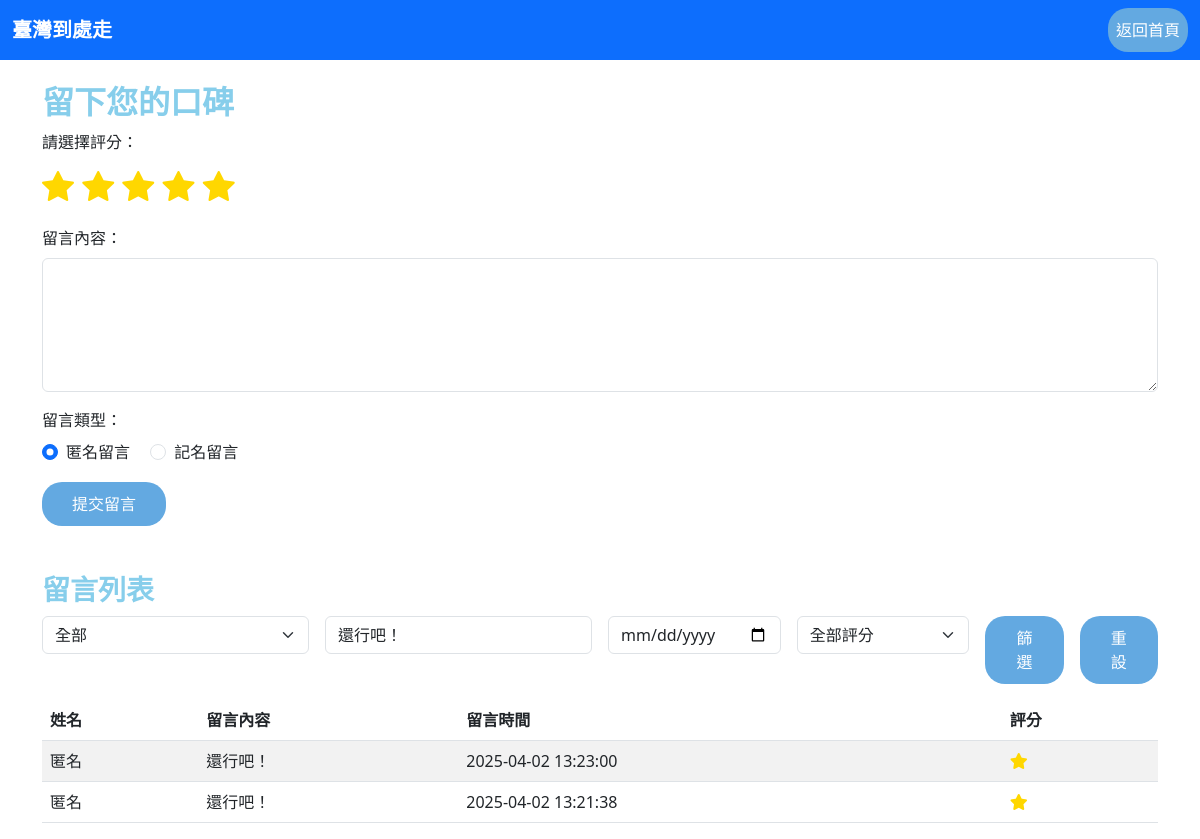
The app's page /submit_testimonial.php?filter_message=還行吧！ with its own data.
### tables this page shows
CREATE TABLE `testimonials` (
  `id` int(11) NOT NULL,
  `name` varchar(255) NOT NULL,
  `message` text NOT NULL,
  `created_at` datetime DEFAULT current_timestamp(),
  `rating` int(1) DEFAULT 0
);

### submit_testimonial.php (the view, shortened to what this page needs)
<?php
$db_host = 'localhost';
$db_user = 'root';
$db_pass = '';
$db_name = 'taiwan_travel';
$mysqli = new mysqli($db_host, $db_user, $db_pass, $db_name);
$where = [];
$params = [];
$types = "";
if (!empty($_GET['filter_message'])) {
    $where[] = "message LIKE ?";
    $params[] = "%" . $_GET['filter_message'] . "%";
    $types .= "s";
}
$sql = "SELECT name, message, created_at, rating FROM testimonials";
if ($where) {
    $sql .= " WHERE " . implode(" AND ", $where);
}
$sql .= " ORDER BY created_at DESC";
$stmt = $mysqli->prepare($sql);
if ($params) {
    $bind_names = [];
    $bind_names[] = $types;
    foreach ($params as $key => $value) {
        $bind_names[] = &$params[$key];
    }
    call_user_func_array([$stmt, 'bind_param'], $bind_names);
}
$stmt->execute();
$result = $stmt->get_result();
$testimonials = $result->fetch_all(MYSQLI_ASSOC);
?>
<!DOCTYPE html>
<html lang="zh-TW">
<head>
  <link href="https://cdn.jsdelivr.net/npm/bootstrap@5.3.0/dist/css/bootstrap.min.css" rel="stylesheet">
  <link href="https://cdn.jsdelivr.net/npm/bootstrap-icons/font/bootstrap-icons.css" rel="stylesheet">
  <link href="https://cdnjs.cloudflare.com/ajax/libs/font-awesome/6.0.0-beta3/css/all.min.css" rel="stylesheet">
</head>
<body>
  <nav class="navbar navbar-expand-lg navbar-dark bg-primary">
    <div class="container-fluid">
      <a class="navbar-brand" href="#">臺灣到處走</a>
      <div class="collapse navbar-collapse justify-content-end" id="navbarNav">
        <ul class="navbar-nav">
          <li class="nav-item">
            <a class="nav-link btn btn-primary text-white" href="index.php">返回首頁</a>
          </li>
        </ul>
      </div>
    </div>
  </nav>
  <div class="container mt-4">
    <h2>留下您的口碑</h2>
    <form action="submit_testimonial.php" method="POST">
      <div class="mb-3">
        <label class="form-label">請選擇評分：</label>
        <div id="starRating" class="star-rating">
          <i class="bi bi-star" data-value="1"></i>
          <i class="bi bi-star" data-value="2"></i>
          <i class="bi bi-star" data-value="3"></i>
          <i class="bi bi-star" data-value="4"></i>
          <i class="bi bi-star" data-value="5"></i>
        </div>
      </div>
      <div class="mb-3">
        <label for="message" class="form-label">留言內容：</label>
        <textarea class="form-control" name="message" id="message" rows="5" required></textarea>
      </div>
      <div class="mb-3">
        <label class="form-label">留言類型：</label><br>
        <div class="form-check form-check-inline">
          <input class="form-check-input" type="radio" name="message_option" id="anonymous" value="anonymous" checked>
          <label class="form-check-label" for="anonymous">匿名留言</label>
        </div>
        <div class="form-check form-check-inline">
          <input class="form-check-input" type="radio" name="message_option" id="named" value="named">
          <label class="form-check-label" for="named">記名留言</label>
        </div>
      </div>
      <button type="submit" class="btn btn-primary">提交留言</button>
    </form>
    <div class="mt-5">
      <h3>留言列表</h3>
      <form id="filterForm" class="row g-3 mb-3" method="GET" action="submit_testimonial.php">
        <div class="col-md-3">
          <select name="filter_name" class="form-select">
            <option value="">全部</option>
          </select>
        </div>
        <div class="col-md-3">
          <input type="text" id="filter_message" name="filter_message" class="form-control" placeholder="依內容篩選" value="<?php echo isset($_GET['filter_message']) ? htmlspecialchars($_GET['filter_message']) : ''; ?>">
        </div>
        <div class="col-md-2">
          <input type="date" name="filter_created_at" class="form-control" placeholder="篩選該日期以前" value="<?php echo isset($_GET['filter_created_at']) ? htmlspecialchars($_GET['filter_created_at']) : ''; ?>">
        </div>
        <div class="col-md-2">
            <select name="filter_rating" class="form-select">
                <option value="">全部評分</option>
            </select>
        </div>
        <div class="col-md-1">
          <button type="submit" class="btn btn-secondary w-100">篩選</button>
        </div>
        <div class="col-md-1">
          <button type="button" class="btn btn-warning w-100" onclick="window.location.href='submit_testimonial.php'">重設</button>
        </div>
      </form>
      <table class="table table-striped">
        <thead>
          <tr>
            <th>姓名</th>
            <th>留言內容</th>
            <th>留言時間</th>
            <th>評分</th>
          </tr>
        </thead>
        <tbody>
          <?php if(count($testimonials) > 0): ?>
            <?php foreach($testimonials as $row): ?>
              <tr>
                <td><?php echo htmlspecialchars($row['name']); ?></td>
                <td><?php echo htmlspecialchars($row['message']); ?></td>
                <td><?php echo htmlspecialchars($row['created_at']); ?></td>
                <td>
                <?php
                for ($s = 1; $s <= $row['rating']; $s++) {
                    echo '<i class="fas fa-star" style="color:gold;"></i>';
                }
                ?>
                </td>
              </tr>
            <?php endforeach; ?>
          <?php else: ?>
            <tr>
              <td colspan="4" class="text-center">目前沒有符合條件的留言</td>
            </tr>
          <?php endif; ?>
        </tbody>
      </table>
    </div>
  </div>
</body>
</html>

### submit_testimonial.php (style rules this page uses)
h1, h2, h3, h4, h5, h6 { font-family: "Arial Rounded MT Bold", "Helvetica Rounded", Arial, sans-serif; font-weight: bold; color: #87CEEB; }
.star-rating i { font-size: 2rem; cursor: pointer; margin-right: 4px; }
.btn-primary { background-color: #87CEEB; border-color: #87CEEB; }
.btn { border-radius: 20px; padding: 10px 30px; background-color: #63a9e1; color: white; border: none; }
.navbar-brand { font-family: "Arial Rounded MT Bold", "Helvetica Rounded", Arial, sans-serif; font-weight: bold; }

### records on screen
testimonials: name "匿名", message "還行吧！", created_at "2025-04-02 13:23:00", rating 1 (drawn)
testimonials: name "匿名", message "還行吧！", created_at "2025-04-02 13:21:38", rating 1 (drawn)
